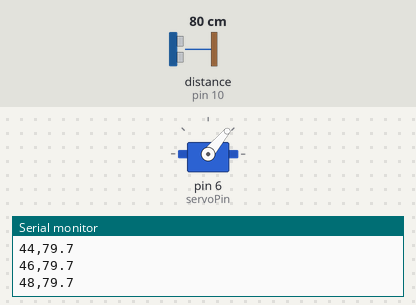
Recording of a sketch running on a simulated Arduino Uno, built with avr-gcc and run on an emulated ATmega328P. Parts: servo, the last lines printed to the serial monitor. Wiring (inferred from the names in the program): ultrasonic range finder: trigger pin 9; echo pin 10. Inputs (shaded band) come from the test bench; at power-on: distance to the obstacle (sensor on pin 10) 80 cm. The echo pulse lasts 58.3 µs per cm.

Above: at 1.77 s.
1.8 s: distance to the obstacle (sensor on pin 10) set to 2 cm
At 2.05 s:
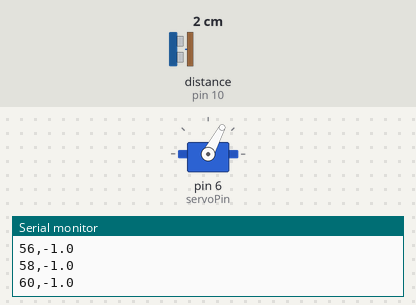
4.8 s: distance to the obstacle (sensor on pin 10) set to 120 cm
At 4.98 s:
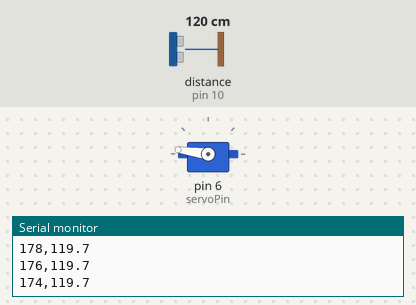
7.8 s: distance to the obstacle (sensor on pin 10) set to 4 cm
At 8.44 s:
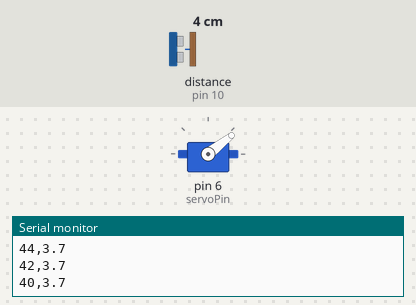
Timing chart, 0 to 16.8 s (numbered marks = the images above; inputs shaded):
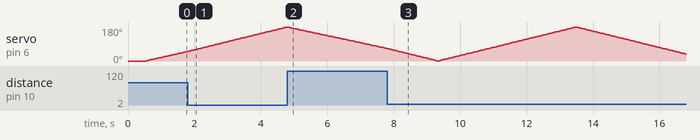

The sketch:

radar.ino
```cpp
#include <Servo.h>
const int trigPin = 9;
const int echoPin = 10;
const int servoPin = 6;
const int MIN_ANGLE = 0;
const int MAX_ANGLE = 180;
const int STEP_ANGLE = 2;
const int MAX_DISTANCE = 300;
Servo radarServo;
int angle = 0;
int direction = 1;
float getDistance() {
    digitalWrite(trigPin, LOW);
    delayMicroseconds(2);

    digitalWrite(trigPin, HIGH);
    delayMicroseconds(10);
    digitalWrite(trigPin, LOW);

    unsigned long duration = pulseIn(echoPin, HIGH, 25000);

    if (duration == 0) {
        return -1;
    }
    float distance = duration * 0.0343 / 2.0;
    if (distance < 2 || distance > MAX_DISTANCE) {
        return -1;
    }

    return distance;
}
void setup() {
    pinMode(trigPin, OUTPUT);
    pinMode(echoPin, INPUT);

    radarServo.attach(servoPin);
    radarServo.write(angle);

    Serial.begin(9600);
    delay(500);

    Serial.println("0,-1");
}

void loop() {
    radarServo.write(angle);
    delay(25);

    float distance = getDistance();


    Serial.print(angle);
    Serial.print(",");
    Serial.println(distance, 1);


    angle += direction * STEP_ANGLE;

    if (angle >= MAX_ANGLE) {
        angle = MAX_ANGLE;
        direction = -1;
    }
    else if (angle <= MIN_ANGLE) {
        angle = MIN_ANGLE;
        direction = 1;
    }

    delay(20);
}
```
